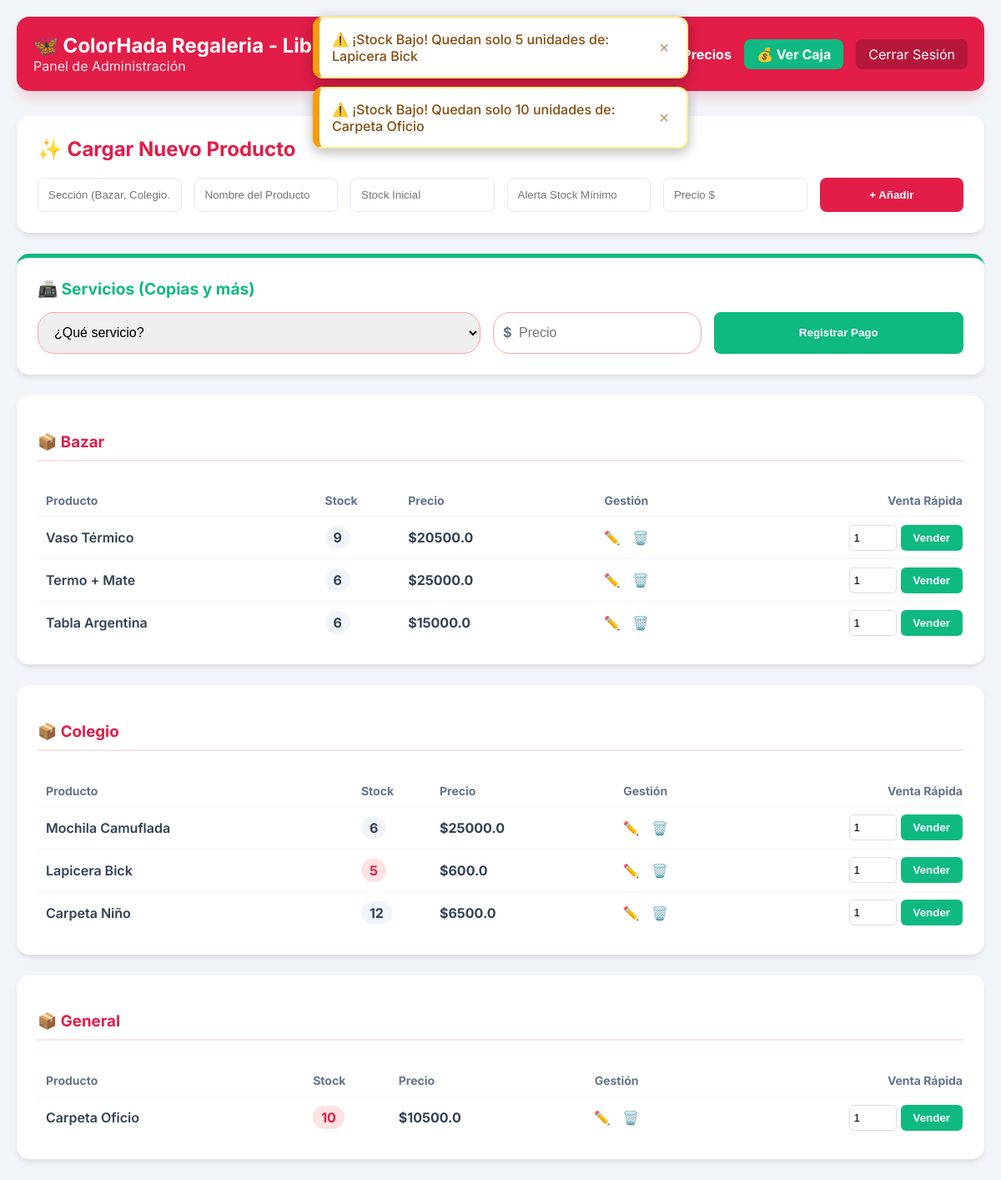
Page / (signed in) on the earlier database version.
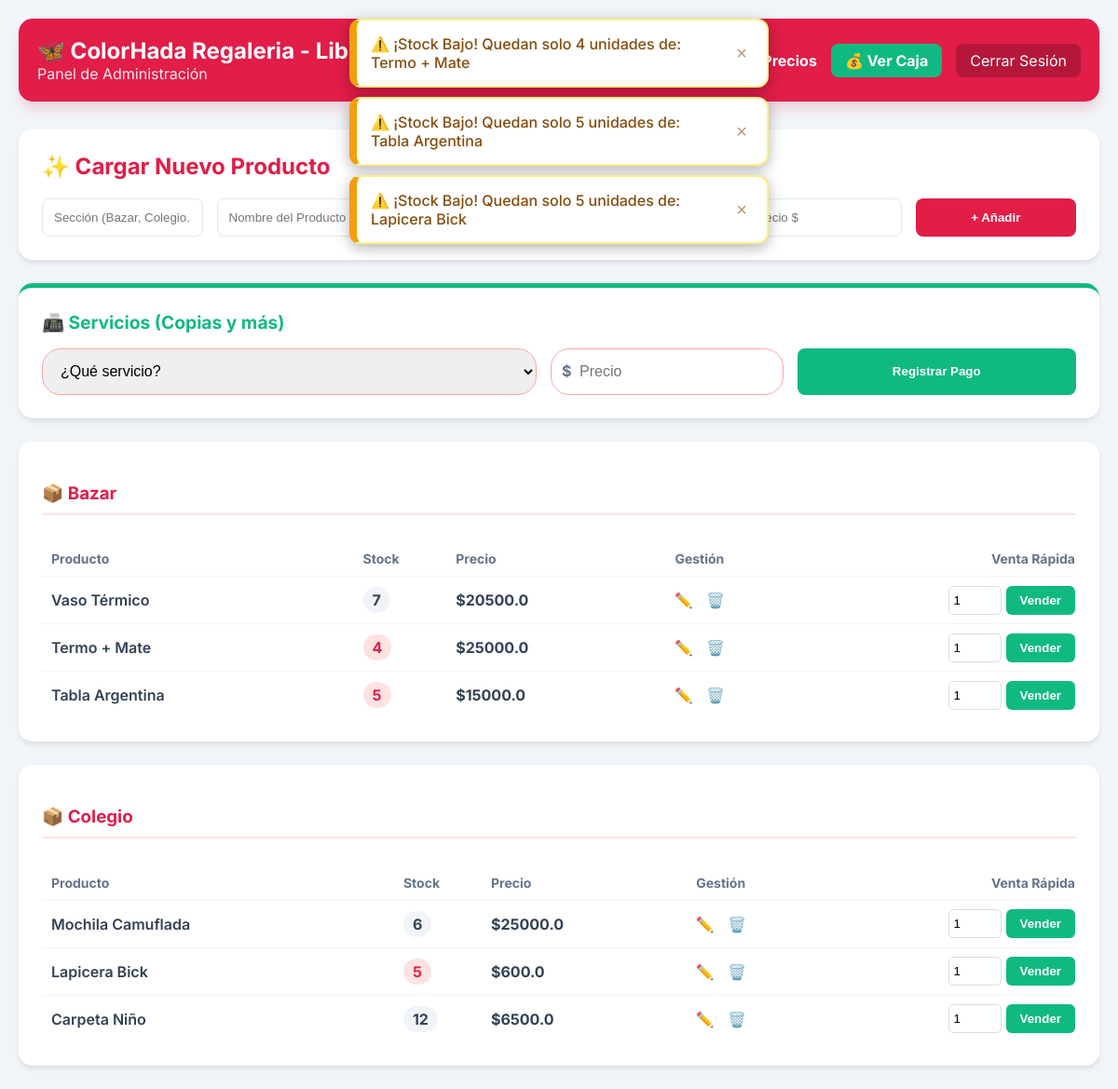
Same page on the later database version.
### tables this page shows
CREATE TABLE productos (
            id INTEGER PRIMARY KEY AUTOINCREMENT,
            nombre TEXT NOT NULL,
            stock INTEGER NOT NULL,
            stock_minimo INTEGER NOT NULL,
            precio REAL NOT NULL
        , categoria TEXT DEFAULT 'General');

### main.py (the view)
@app.route('/')
@login_required
def index():
    conn = conectar()
    productos = conn.execute('SELECT * FROM productos ORDER BY categoria').fetchall()
    secciones = {}
    for p in productos:
        if p['stock'] <= p['stock_minimo']:
            flash(f"⚠️ ¡Stock Bajo! Quedan solo {p['stock']} unidades de: {p['nombre']}", "warning")
        cat = p['categoria']
        if cat not in secciones: secciones[cat] = []
        secciones[cat].append(p)
    conn.close()
    return render_template('index.html', secciones=secciones)

### main.py (called while the page is built)
@login_manager.user_loader
def load_user(user_id):
    return User(user_id)

def conectar():
    conn = sqlite3.connect('libreria.db')
    conn.row_factory = sqlite3.Row
    return conn

### templates/index.html (shortened to what this page needs)
<!DOCTYPE html>
<html lang="es">
<head>
    <link rel="stylesheet" href="{{ url_for('static', filename='css/style.css') }}">
</head>
<body>
<div class="contenedor-alertas" style="position: fixed; top: 20px; left: 50%; transform: translateX(-50%); z-index: 10000; width: 90%; max-width: 450px;">
    {% with messages = get_flashed_messages(with_categories=true) %}
      {% if messages %}
        {% for category, message in messages %}
          <div class="alerta {{ 'alerta-error' if category == 'danger' else 'alerta-aviso' if category == 'warning' else 'alerta-exito' }}">
            <span>{{ message }}</span>
            <button class="btn-cerrar" onclick="this.parentElement.remove()">×</button>
          </div>
        {% endfor %}
      {% endif %}
    {% endwith %}
</div>
<div class="main-container">
    <header class="header-hada">
        <div>
            <h1 style="margin:0; font-size: 24px;">🦋 ColorHada Regaleria - Libreria</h1>
            <p style="margin:0; opacity: 0.9;">Panel de Administración</p>
        </div>
        <div style="display:flex; gap:15px;">
            <a href="/buscar_precio" style="color:white; text-decoration:none; font-weight:bold;">🔍 Precios</a>
            <a href="/logout" style="background:rgba(0,0,0,0.2); padding:8px 15px; border-radius:8px; color:white; text-decoration:none;">Cerrar Sesión</a>
        </div>
        <div style="display:flex; gap:15px; align-items: center;">
            <a href="/buscar_precio" style="color:white; text-decoration:none; font-weight:bold;">🔍 Precios</a>
            <a href="/historial" style="background:#10b981; padding:8px 15px; border-radius:8px; color:white; text-decoration:none; font-weight:bold;">💰 Ver Caja</a>
            <a href="/logout" style="background:rgba(0,0,0,0.2); padding:8px 15px; border-radius:8px; color:white; text-decoration:none;">Cerrar Sesión</a>
        </div>
    </header>
    <section class="card-hada">
        <h2 style="margin-top:0; color: var(--rojo-hada);">✨ Cargar Nuevo Producto</h2>
        <form action="/agregar" method="POST" class="form-carga">
            <input type="text" name="categoria" placeholder="Sección (Bazar, Colegio...)" required>
            <input type="text" name="nombre" placeholder="Nombre del Producto" required>
            <input type="number" name="stock" placeholder="Stock Inicial" required>
            <input type="number" name="stock_minimo" placeholder="Alerta Stock Mínimo" required title="El sistema te avisará cuando el stock llegue a este número">
            <input type="number" step="0.01" name="precio" placeholder="Precio $" required>
            <button type="submit" style="background:var(--rojo-hada); color:white; border:none; border-radius:8px; font-weight:bold; cursor:pointer;">+ Añadir</button>
        </form>
    </section>
    <section class="card-hada" style="border-top: 5px solid #10b981;">
        <h2 style="margin-top:0; color: #10b981; font-size: 1.2rem;">📠 Servicios (Copias y más)</h2>
        <form action="/registrar_servicio" method="POST" style="display: flex; flex-wrap: wrap; gap: 15px; align-items: stretch;">
            <select name="tipo_servicio" class="auth-input" style="flex: 2; min-width: 200px; height: 50px; padding: 0 15px; margin: 0;" required>
                <option value="" disabled selected>¿Qué servicio?</option>
            </select>
            <div style="flex: 1; min-width: 120px; position: relative;">
                <span style="position: absolute; left: 12px; top: 14px; color: #64748b; font-weight: bold;">$</span>
                <input type="number" step="0.01" name="monto" class="auth-input" placeholder="Precio"
                    style="height: 50px; padding-left: 30px; margin: 0; width: 100%; box-sizing: border-box;" required>
            </div>
            <button type="submit" style="background:#10b981; color:white; border:none; border-radius:8px; padding: 0 25px; height: 50px; font-weight:bold; cursor:pointer; flex: 1; min-width: 150px;">
                Registrar Pago
            </button>
        </form>
    </section>
    <section>
        {% for cat, productos in secciones.items() %}
        <div class="card-hada">
            <h3 style="color:var(--rojo-hada); border-bottom: 2px solid #fee2e2; padding-bottom:10px;">📦 {{ cat }}</h3>
            <div style="overflow-x: auto;">
                <table style="width:100%; border-collapse: collapse; margin-top:10px;">
                    <thead>
                        <tr style="text-align:left; color:#64748b; font-size:14px;">
                            <th style="padding:10px;">Producto</th>
                            <th>Stock</th>
                            <th>Precio</th>
                            <th style="text-align:center;">Gestión</th>
                            <th style="text-align:right;">Venta Rápida</th>
                        </tr>
                    </thead>
                    <tbody>
                        {% for p in productos %}
                        <tr style="border-top: 1px solid #f1f5f9;">
                            <td style="padding:15px 10px; font-weight:600;">{{ p.nombre }}</td>
                            <td>
                                <span class="stock-badge {{ 'stock-bajo' if p.stock <= p.stock_minimo }}">
                                    {{ p.stock }}
                                </span>
                            </td>
                            <td style="font-weight:bold;">${{ p.precio }}</td>
                            <td style="text-align:center;">
                                <a href="/editar/{{ p.id }}" style="text-decoration:none; margin-right:10px;" title="Editar">✏️</a>
                                <a href="/borrar/{{ p.id }}" onclick="return confirm('¿Borrar {{ p.nombre }}?')" style="text-decoration:none;" title="Borrar">🗑️</a>
                            </td>
                            <td style="text-align:right;">
                                <form action="/vender" method="POST" style="display:inline-flex; gap:5px;">
                                    <input type="number" name="cantidad" value="1" min="1" style="width:45px; padding:5px; border-radius:5px; border:1px solid #ddd;">
                                    <button type="submit" class="btn-vender">Vender</button>
                                </form>
                            </td>
                        </tr>
                        {% endfor %}
                    </tbody>
                </table>
            </div>
        </div>
        {% endfor %}
    </section>
</div>
</body>
</html>

### static/css/style.css (style rules this page uses)
:root { --rojo-hada: #e11d48; --rojo-oscuro: #9f1239; --blanco: #ffffff; --gris-fondo: #f1f5f9; --texto: #334155; }
body { background-color: var(--gris-fondo); font-family: 'Inter', sans-serif; margin: 0; color: var(--texto); }
.main-container { max-width: 1200px; margin: 20px auto; padding: 0 20px; }
.header-hada { background: var(--rojo-hada); color: white; padding: 20px; border-radius: 15px; display: flex; justify-content: space-between; align-items: center; margin-bottom: 30px; box-shadow: 0 10px 15px -3px rgba(225, 29, 72, 0.2); }
.card-hada { background: white; border-radius: 15px; padding: 25px; margin-bottom: 25px; box-shadow: 0 4px 6px -1px rgba(0,0,0,0.1); }
.form-carga { display: grid; grid-template-columns: repeat(auto-fit, minmax(150px, 1fr)); gap: 15px; }
input { padding: 12px; border: 1px solid #e2e8f0; border-radius: 8px; outline: none; }
.btn-vender { background: #10b981; color: white; border: none; padding: 8px 15px; border-radius: 6px; cursor: pointer; font-weight: bold; }
.auth-input { width: 100%; padding: 15px 20px; border: 1.5px solid #fca5a5; border-radius: 20px; font-size: 16px; box-sizing: border-box; outline: none; transition: all 0.3s; }
.stock-badge { padding: 4px 10px; border-radius: 20px; font-weight: bold; background: #f1f5f9; color: #334155; }
.stock-bajo { background: #fee2e2 !important; color: #e11d48 !important; }
.contenedor-alertas { position: fixed; top: 20px; left: 50%; transform: translateX(-50%); z-index: 9999; width: 90%; max-width: 500px; }
.alerta { padding: 15px 20px; margin-bottom: 10px; border-radius: 12px; font-weight: 500; box-shadow: 0 4px 12px rgba(0,0,0,0.15); display: flex; justify-content: space-between; align-items: center; animation: slideIn 0.3s ease-out; }

### templates/index.html (style rules this page uses)
.contenedor-alertas { position: fixed; top: 20px; left: 50%; transform: translateX(-50%); z-index: 10000; width: 90%; max-width: 450px; }
.alerta { display: flex; justify-content: space-between; align-items: center; box-shadow: 0 4px 15px rgba(0,0,0,0.3); animation: slideDown 0.4s ease-out; margin-bottom: 10px; padding: 15px; border-radius: 12px; opacity: 1 !important; position: relative; z-index: 10001; }
.alerta-aviso { background-color: #ffffff !important; color: #854d0e; border: 2px solid #fef08a; border-left: 8px solid #f59e0b; }
.btn-cerrar { background: none; border: none; font-size: 20px; cursor: pointer; color: inherit; opacity: 0.6; margin-left: 10px; }

Differences in the rows shown:
removed productos: categoria "General", nombre "Carpeta Oficio", stock "10", precio "10500.0"
changed productos "Bazar": stock "9" → "7"
changed productos "Termo + Mate": stock "6" → "4"
changed productos "Tabla Argentina": stock "6" → "5"
Other differences:
new list line: "⚠️ ¡Stock Bajo! Quedan solo 4 unidades de: Termo + Mate ×"
new list line: "⚠️ ¡Stock Bajo! Quedan solo 5 unidades de: Tabla Argentina ×"
list line gone: "⚠️ ¡Stock Bajo! Quedan solo 10 unidades de: Carpeta Oficio ×"
